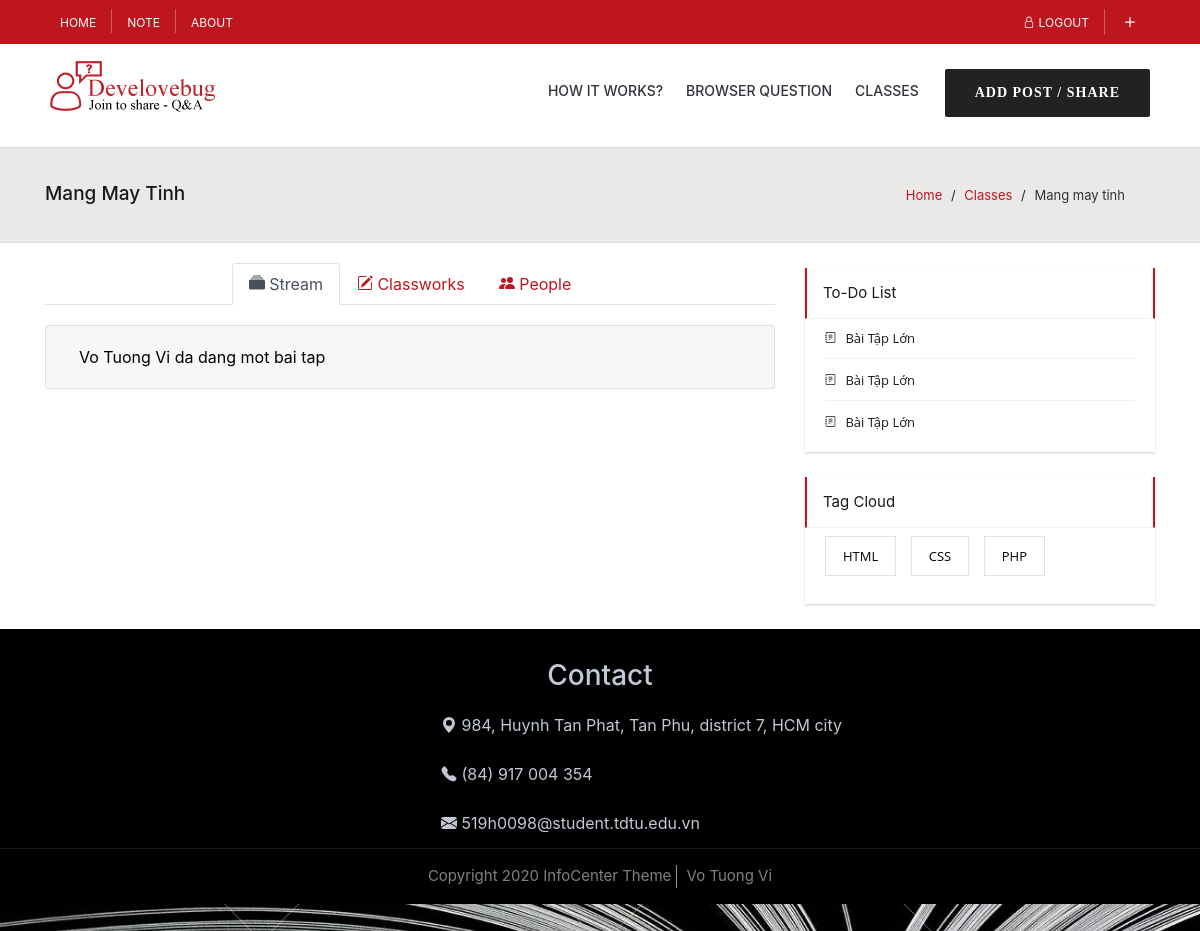
Before: /class.php?classId=4 (signed in) with the older database file.
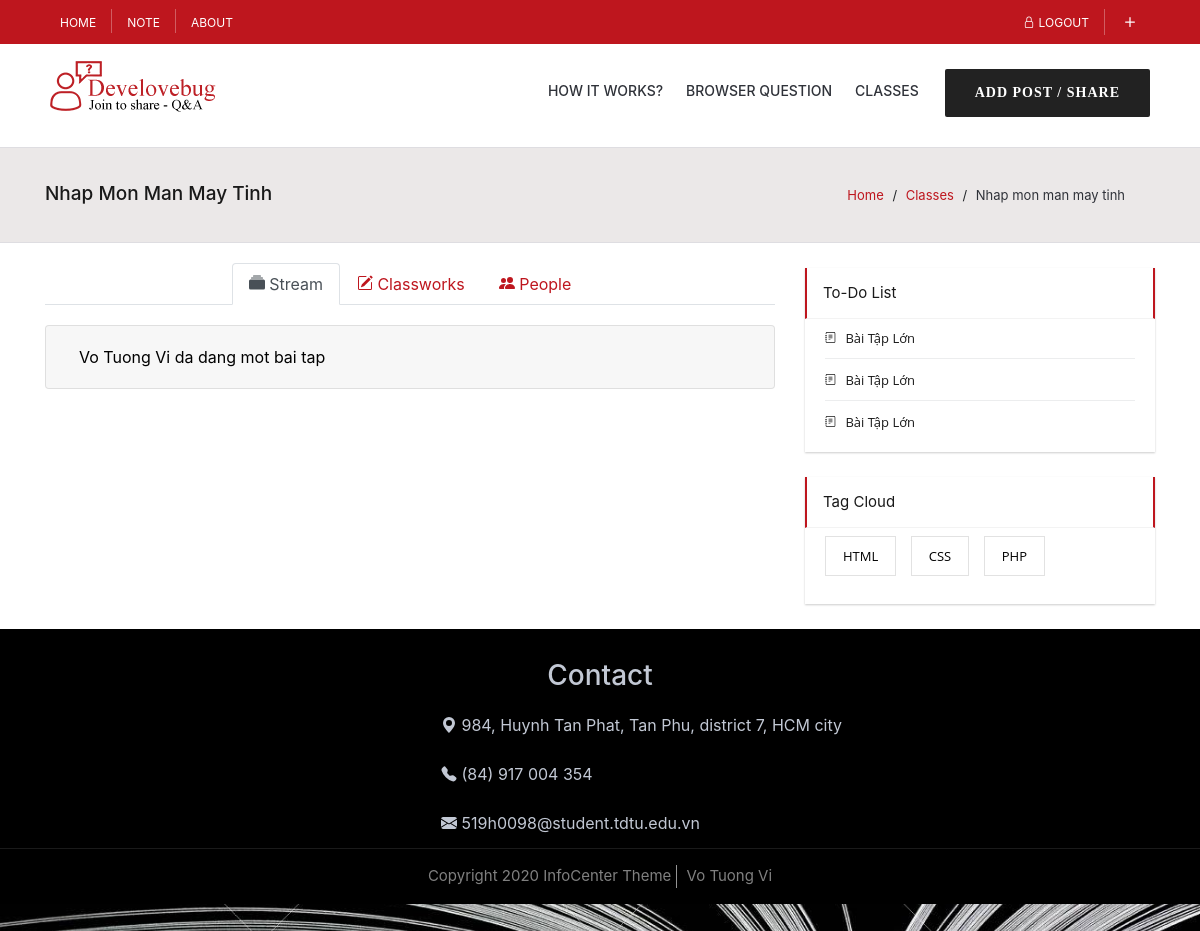
After: the same page with the newer database file.
### tables this page shows
CREATE TABLE `classes` (
  `id` int(11) NOT NULL,
  `subject` varchar(255) NOT NULL,
  `code` varchar(255) NOT NULL,
  `semester` varchar(255) NOT NULL,
  `room` varchar(255) DEFAULT NULL,
  `avatar` varchar(255) NOT NULL DEFAULT 'img/class1.png',
  `created_date` date NOT NULL
);

### dao/functions.php (called while the page is built, shortened)
<?php
    function getClassInfo($conn, $classId){
        $sql =  $conn->prepare("SELECT * FROM classes WHERE id = ?");
        $sql->bind_param("i", $classId);
        $result = null;
        if($sql->execute()){
            $result = $sql->get_result();
        }
        return $result;
    }
?>

### controllers/roleController.php (called while the page is built, shortened)
<?php
    require ('authController.php');
    if(isset($_GET['classId'])){
        $classId = $_GET['classId'];
        $activeClassUserRole = getUserRoleOfClass($conn, $classId, $_SESSION['userId']);
        if($activeClassUserRole != null){
            if(getClassInfo($conn, $classId)->num_rows > 0){
                $activeClassInfo = getClassInfo($conn, $classId)->fetch_assoc();
            }
        }else{
            unset($_GET['classId']);
            header('Location: home.php');
        }
    }
?>

### class.php (the view, shortened to what the changed rows need)
<?php
    require "controllers/roleController.php";
?>
<!DOCTYPE html>
<html lang="en">
<?php require 'head-tag.php';?>
<body>
    <div id="wrap" class="wrap-nicescroll">
        <div class="breadcrumbs">
            <div class="container">
                <div class="row">
                    <div class="col-md-12 row">
                        <h1 class="col-md-6">
                        <?php
                            echo $activeClassInfo['subject'];
                        ?>
                        </h1>
                        <div class="crumbs col-md-6">
                            <a href="home.php">Home</a>
                            <span class="crumbs-span">/</span>
                            <a href="classes.php">Classes</a>
                            <span class="crumbs-span">/</span>
                            <span class="current">
                            <?php
                                echo $activeClassInfo['subject'];
                            ?>
                            </span>
                        </div>
                    </div>
                </div>
            </div>
        </div>
        <div class="q-main-content">
            <div class="container">
                <div class="row">
                    <div class="col-md-8 class-tabs">
                        <div class="tab-content" id="myTabContent">
                            <div class="tab-pane fade show active class-tab" id="class" role="tabpanel" aria-labelledby="class-tab">
                                <div class="accordion classworks-list" id="accordionExample">
                                    <div class="card">
                                        <div class="card-header" id="headingFour">
                                            <h2 class="mb-0">
                                                <button class="btn btn-link btn-block text-left topic-label" type="button" data-toggle="collapse" data-target="#collapseFour" aria-expanded="true" aria-controls="collapseFour">
                                                    Vo Tuong Vi da dang mot bai tap
                                                </button>
                                            </h2>
                                        </div>
                                    </div>
                                </div>
                            </div>
                        </div>
                    </div>
                </div>
            </div>
        </div>
    </div>
</body>
</html>

Changed rows visible on the page:
changed classes: subject "Mang May Tinh" → "Nhap Mon Man May Tinh"; subject "Mang may tinh" → "Nhap mon man may tinh"
